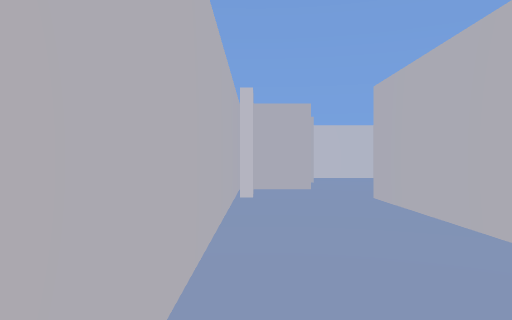
View 1 (above)

13 first-person views from a walk through a scene from a Unity 3-D project. The camera is 1.5 m above the floor, looks level and sees 70° across. The floor is counted in squares, 2 m on a side. Each view is taken from the middle of a square. On the plan, view 1 faces up. The plan holds only what a view shows up to about 11 squares ahead; the rest is blank. The place goes on beyond the plan. The player is left out.

View 2
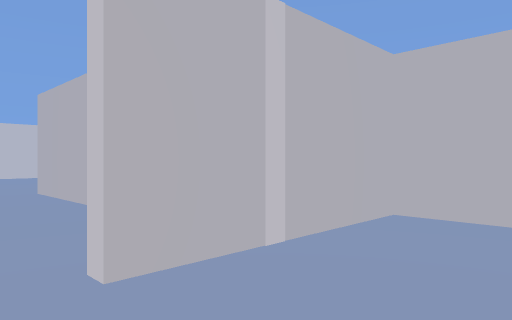

View 3
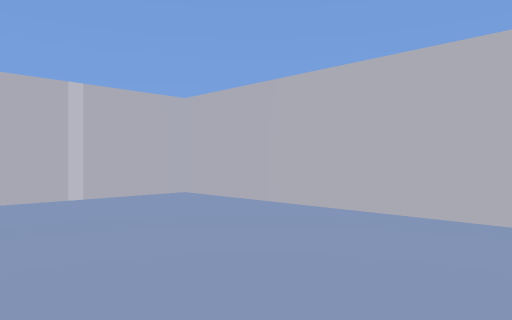

View 4
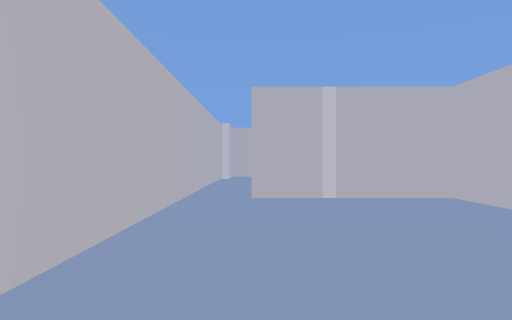

View 5
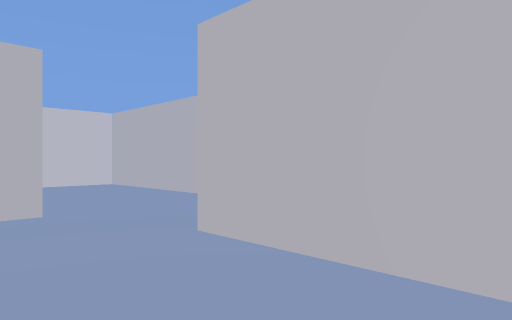

View 6
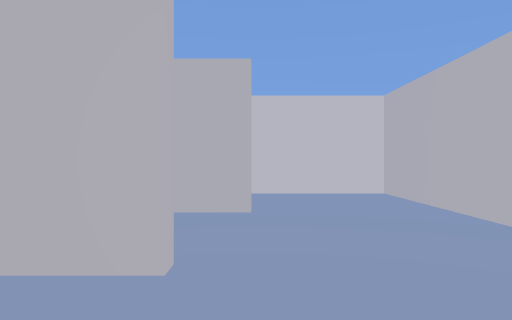

View 7
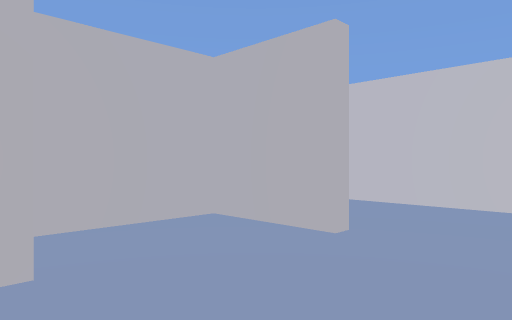

View 8
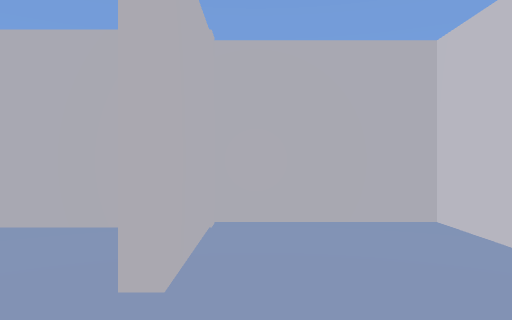

View 9
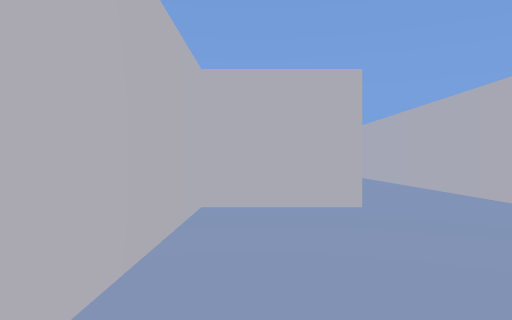

View 10
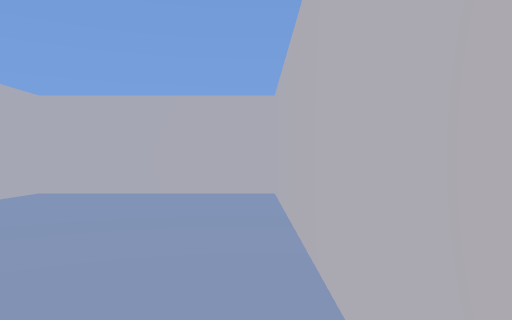

View 11
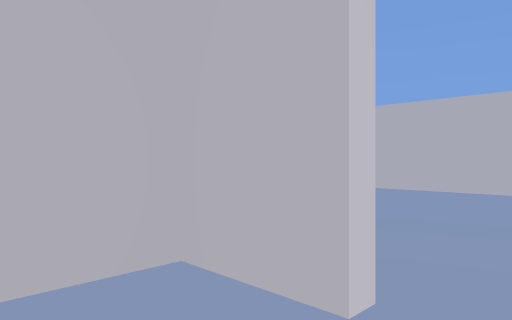

View 12
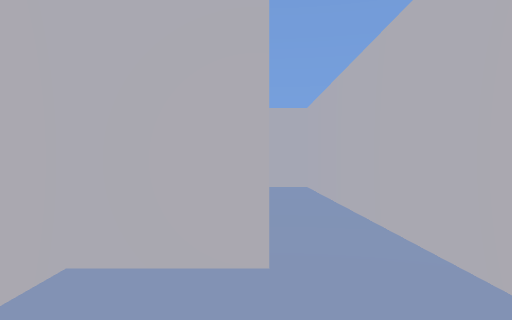

View 13
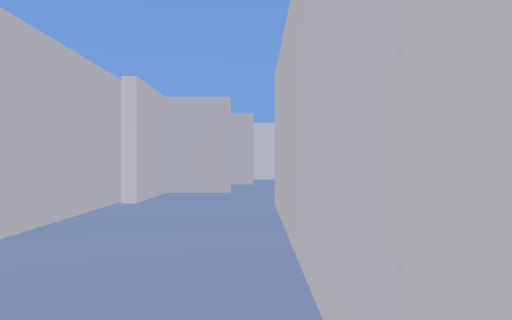

### Floor plan
Ten units are one square. View 1 is at (0, 0); x grows to the right and y downward. Boxes are objects, and circles mark ways between rooms. Rooms are numbered by the first view taken in them; rooms with no view inside come last. Other rooms are left out.
<svg viewBox="-9 -157 63 234">
<path fill="none" stroke="#000" d="M-4 -6 -4 72 49 72 49 -2 9 -2M14 -98 14 -94 -1 -94 -1 -72M-4 -78 -4 -6M20 -122 -1 -122 -1 -99M9 -5 23 -5 23 -72 49 -72 49 -152 -4 -152 -4 -125 20 -125"/>
<circle cx="0" cy="0" r="3" fill="#2a7"/>
<text x="20" y="40">1</text>
<text x="20" y="-90">2</text>
</svg>
Room 1 opens to room 2.

Where each view was taken, in squares from view 1:
view 1: 0 up, 0 right, facing up
view 2: 2 down, 0 right, facing up-right
view 3: 7 down, 0 right, facing up-right
view 4: 7 down, 1 right, facing up
view 5: 4 up, 0 right, facing up-right
view 6: 7 up, 2 right, facing up
view 7: 9 up, 4 right, facing up-left
view 8: 13 up, 4 right, facing left
view 9: 13 up, 4 right, facing down
view 10: 1 up, 0 right, facing down
view 11: 2 up, 0 right, facing down-right
view 12: 3 up, 1 right, facing down
view 13: 1 up, 2 right, facing up
